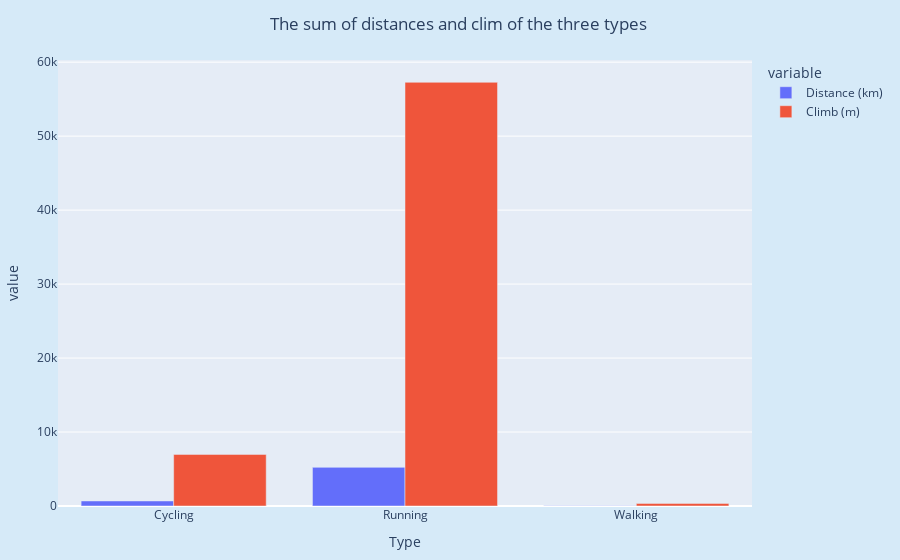

Notebook cell for this chart:
### Code cell
types=pd.DataFrame(df.groupby('Type', as_index=False)['Distance (km)','Climb (m)'].sum(), index=None)
fig4 = px.bar(types, x='Type', y=['Distance (km)','Climb (m)'], barmode='group', 
    title="The sum of distances and clim of the three types")
fig4.update_layout(
    title=dict(x=0.3), 
    margin=dict(l=20, r=20, t=60, b=20), 
    paper_bgcolor="#D6EAF8")

### Figure 1 — Plotly figure (JSON) as saved in the notebook; plotly's stock layout.template omitted (floating-point values rounded to 4 significant figures)
{"data": [{"alignmentgroup": "True", "hovertemplate": "variable=Distance (km)<br>Type=%{x}<br>value=%{y}<extra></extra>", "legendgroup": "Distance (km)", "marker": {"color": "#636efa", "pattern": {"shape": ""}}, "name": "Distance (km)", "offsetgroup": "Distance (km)", "orientation": "v", "showlegend": true, "textposition": "auto", "type": "bar", "x": ["Cycling", "Running", "Walking"], "xaxis": "x", "y": [680.6, 5224.0, 33.45], "yaxis": "y"}, {"alignmentgroup": "True", "hovertemplate": "variable=Climb (m)<br>Type=%{x}<br>value=%{y}<extra></extra>", "legendgroup": "Climb (m)", "marker": {"color": "#EF553B", "pattern": {"shape": ""}}, "name": "Climb (m)", "offsetgroup": "Climb (m)", "orientation": "v", "showlegend": true, "textposition": "auto", "type": "bar", "x": ["Cycling", "Running", "Walking"], "xaxis": "x", "y": [6976, 57278, 349], "yaxis": "y"}], "layout": {"barmode": "group", "legend": {"title": {"text": "variable"}, "tracegroupgap": 0}, "margin": {"b": 20, "l": 20, "r": 20, "t": 60}, "paper_bgcolor": "#D6EAF8", "title": {"text": "The sum of distances and clim of the three types", "x": 0.3}, "xaxis": {"anchor": "y", "domain": [0, 1], "title": {"text": "Type"}}, "yaxis": {"anchor": "x", "domain": [0, 1], "title": {"text": "value"}}}}
